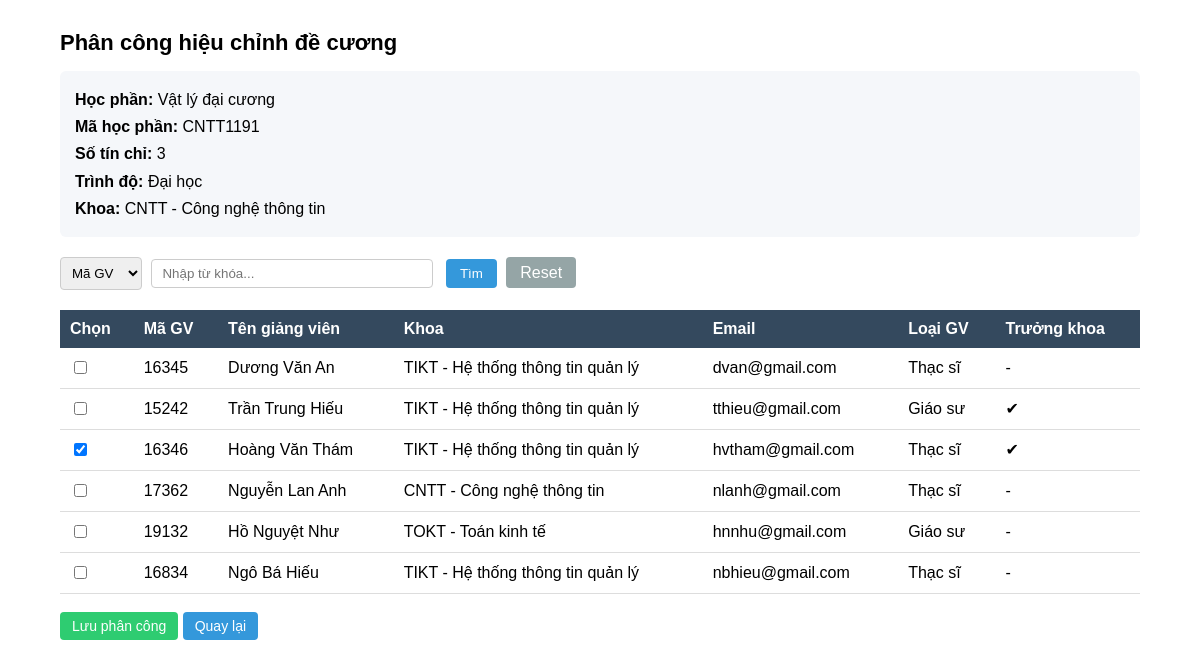
The app's page /adminKhoa_hocphan_authorize/CNTT1191, older data.
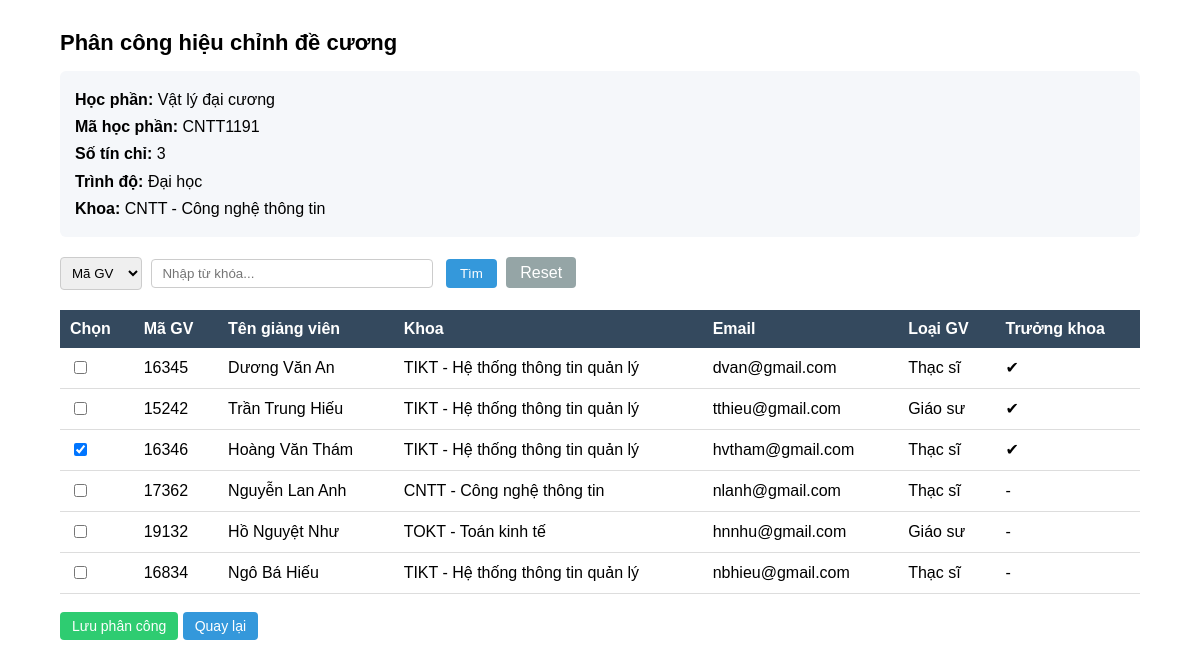
The same page, newer data.
### tables this page shows
CREATE TABLE "HocPhan" (
	"MaHP"	CHAR(10) NOT NULL,
	"TenHP"	NVARCHAR(100) NOT NULL,
	"SoTC"	INTEGER,
	"TrinhDo"	NVARCHAR(20),
	"MaDV"	CHAR(4),
	PRIMARY KEY("MaHP"),
	FOREIGN KEY("MaDV") REFERENCES "DonVi"("MaDV")
);

CREATE TABLE "DonVi" (
	"MaDV"	CHAR(4),
	"TenDV"	NVARCHAR(100) NOT NULL,
	PRIMARY KEY("MaDV")
);

CREATE TABLE "CanBo" (
	"MaQL"	CHAR(5) NOT NULL,
	"SoHieu"	CHAR(20),
	"TenGV"	NVARCHAR(100) NOT NULL,
	"MaDV"	CHAR(4),
	"LoaiGV"	NVARCHAR(20),
	"Email"	NVARCHAR(100),
	"LaTruongKhoa"	INTEGER DEFAULT 0,
	PRIMARY KEY("MaQL"),
	FOREIGN KEY("MaDV") REFERENCES "DonVi"("MaDV")
);

### adminKhoa.py (the view, shortened to what this page needs)
@app.route("/adminKhoa_hocphan_authorize/<MaHP>")
def adminKhoa_hocphan_authorize(MaHP):
    keyword = request.args.get("keyword")
    type_search = request.args.get("type")
    conn = get_db()
    cursor = conn.cursor()
    cursor.execute("""
        SELECT HocPhan.*, DonVi.TenDV
        FROM HocPhan
        LEFT JOIN DonVi ON HocPhan.MaDV = DonVi.MaDV
        WHERE HocPhan.MaHP=?
    """,(MaHP,))
    hocphan = cursor.fetchone()
    query = """
    SELECT CanBo.MaQL,
           CanBo.TenGV,
           CanBo.MaDV,
           CanBo.Email,
           CanBo.LoaiGV,
           CanBo.LaTruongKhoa,
           DonVi.TenDV
    FROM CanBo
    LEFT JOIN DonVi ON CanBo.MaDV = DonVi.MaDV
    WHERE 1=1
    """
    params = []
    cursor.execute(query, params)
    dsCanBo = cursor.fetchall()
    cursor.execute("""
        SELECT MaGV
        FROM PhanCongHC
        WHERE MaHP=?
    """,(MaHP,))
    dsDaChon = [x["MaGV"] for x in cursor.fetchall()]
    conn.close()
    return render_template(
        "adminKhoa_hocphan_authorize.html",
        hocphan=hocphan,
        dsCanBo=dsCanBo,
        dsDaChon=dsDaChon
    )

### main.py (called while the page is built)
def get_db():
    conn = sqlite3.connect(DB)
    conn.row_factory = sqlite3.Row
    return conn

@app.before_request
def update_truong_khoa():
    if 'current_user' in session:
        user = session['current_user']
        if user["MaGV"] is not None:
            obj_CanBo = get_obj_CanBo(user["MaGV"])
            session['current_user']["LaTruongKhoa"] = obj_CanBo[6]
        else:
            session['current_user']["LaTruongKhoa"] = 0
        session.modified = True

### templates/adminKhoa_hocphan_authorize.html (shortened to what this page needs)
{% extends "base.html" %} {% block content %}
<div class="dashboard-container">
  <div class="dashboard-title">Phân công hiệu chỉnh đề cương</div>
  <div class="hocphan-info">
    <b>Học phần:</b> {{ hocphan.TenHP }} <br />
    <b>Mã học phần:</b> {{ hocphan.MaHP }} <br />
    <b>Số tín chỉ:</b> {{ hocphan.SoTC }} <br />
    <b>Trình độ:</b> {{ hocphan.TrinhDo }} <br />
    <b>Khoa:</b> {{ hocphan.MaDV }} - {{ hocphan.TenDV }}
  </div>
  <form
    method="GET"
    action="/adminKhoa_hocphan_authorize/{{ hocphan.MaHP }}"
    class="search-box"
  >
    <select name="type" class="search-select">
      <option value="MaQL">Mã GV</option>
    </select>
    <input
      type="text"
      name="keyword"
      placeholder="Nhập từ khóa..."
      class="search-input"
    />
    <button type="submit" class="btn-search">Tìm</button>
    <a href="/adminKhoa_hocphan_authorize/{{ hocphan.MaHP }}" class="btn-reset">
      Reset
    </a>
  </form>
  <form method="POST" action="/adminKhoa_hocphan_authorize_save">
    <table class="dashboard-table">
      <thead>
        <tr>
          <th>Chọn</th>
          <th>Mã GV</th>
          <th>Tên giảng viên</th>
          <th>Khoa</th>
          <th>Email</th>
          <th>Loại GV</th>
          <th>Trưởng khoa</th>
        </tr>
      </thead>
      <tbody>
        {% for gv in dsCanBo %}
        <tr>
          <td>
            <input
              type="checkbox"
              name="MaGV[]"
              value="{{ gv.MaQL }}"
              {%
              if
              gv.MaQL
              in
              dsDaChon
              %}checked{%
              endif
              %}
            />
          </td>
          <td>{{ gv.MaQL }}</td>
          <td>{{ gv.TenGV }}</td>
          <td>{{ gv.MaDV }} - {{ gv.TenDV }}</td>
          <td>{{ gv.Email }}</td>
          <td>{{ gv.LoaiGV }}</td>
          <td>{% if gv.LaTruongKhoa == 1 %} ✔ {% else %} - {% endif %}</td>
        </tr>
        {% endfor %}
      </tbody>
    </table>
    <br />
    <button type="submit" class="btn-action btn-save">Lưu phân công</button>
    <a class="btn-action btn-edit" href="/adminKhoa_hocphan_dashboard">
      Quay lại
    </a>
  </form>
</div>
{% endblock %}

### templates/base.html (shortened to what this page needs)
<!DOCTYPE html>
<html>
<head>
    <link rel="stylesheet" href="{{ url_for('static', filename='styles_topmenu.css') }}">
    <link rel="stylesheet" href="{{ url_for('static', filename='styles_admin.css') }}">
    <link rel="stylesheet" href="{{ url_for('static', filename='styles_khoa.css') }}">
    <link rel="stylesheet" href="{{ url_for('static', filename='styles_gv.css') }}">
</head>
<body>
    {% block content %}
    {% endblock %}
</body>
</html>

### static/styles_topmenu.css (style rules this page uses)
body { margin:0; font-family:Arial; }

### static/styles_admin.css (style rules this page uses)
.btn-save { padding: 6px 14px; background: #3498db; color: white; border: none; border-radius: 4px; cursor: pointer; }
.search-box { margin-bottom: 20px; }
.search-box input { padding: 6px 10px; border: 1px solid #ccc; border-radius: 4px; width: 260px; margin-right: 8px; }

### static/styles_khoa.css (style rules this page uses)
.dashboard-container { width: 90%; margin: auto; margin-top: 30px; }
.dashboard-title { font-size: 22px; font-weight: bold; margin-bottom: 15px; }
.dashboard-table { width: 100%; border-collapse: collapse; background: white; }
.dashboard-table th { background: #34495e; color: white; padding: 10px; text-align: left; }
.dashboard-table td { padding: 10px; border-bottom: 1px solid #ddd; }
.btn-action { padding: 6px 12px; border-radius: 4px; text-decoration: none; color: white; font-size: 14px; }
.btn-edit { background: #3498db; }
.btn-save { background: #2ecc71; }
.hocphan-info { background: #f5f7fa; padding: 15px; border-radius: 6px; margin-bottom: 20px; line-height: 1.7; }
.search-box { margin-bottom: 20px; }
.search-select { padding: 7px; border: 1px solid #ccc; border-radius: 4px; margin-right: 5px; }
.search-input { padding: 7px; border: 1px solid #ccc; border-radius: 4px; width: 220px; margin-right: 5px; }
.btn-search { padding: 7px 14px; background: #3498db; color: white; border: none; border-radius: 4px; cursor: pointer; }
.btn-reset { padding: 7px 14px; background: #95a5a6; color: white; text-decoration: none; border-radius: 4px; margin-left: 5px; }

Row changes from the older to the newer data that the page shows:
changed CanBo "Dương Văn An": LaTruongKhoa "-" → "✔"
